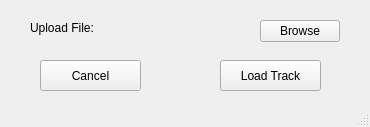
<?xml version="1.0" encoding="UTF-8"?>
<ui version="4.0">
 <class>UploadTrack</class>
 <widget class="QMainWindow" name="UploadTrack">
  <property name="geometry">
   <rect>
    <x>0</x>
    <y>0</y>
    <width>370</width>
    <height>127</height>
   </rect>
  </property>
  <property name="windowTitle">
   <string>MainWindow</string>
  </property>
  <widget class="QWidget" name="centralwidget">
   <widget class="QPushButton" name="loadTrack">
    <property name="geometry">
     <rect>
      <x>220</x>
      <y>60</y>
      <width>101</width>
      <height>31</height>
     </rect>
    </property>
    <property name="text">
     <string>Load Track</string>
    </property>
   </widget>
   <widget class="QPushButton" name="pushButton">
    <property name="geometry">
     <rect>
      <x>40</x>
      <y>60</y>
      <width>101</width>
      <height>31</height>
     </rect>
    </property>
    <property name="text">
     <string>Cancel</string>
    </property>
   </widget>
   <widget class="QLabel" name="label">
    <property name="geometry">
     <rect>
      <x>30</x>
      <y>20</y>
      <width>101</width>
      <height>16</height>
     </rect>
    </property>
    <property name="text">
     <string>Upload File:</string>
    </property>
   </widget>
   <widget class="QPushButton" name="browseButton">
    <property name="geometry">
     <rect>
      <x>260</x>
      <y>20</y>
      <width>80</width>
      <height>22</height>
     </rect>
    </property>
    <property name="text">
     <string>Browse</string>
    </property>
   </widget>
   <widget class="QLabel" name="file_label">
    <property name="geometry">
     <rect>
      <x>120</x>
      <y>20</y>
      <width>131</width>
      <height>20</height>
     </rect>
    </property>
    <property name="text">
     <string/>
    </property>
   </widget>
  </widget>
  <widget class="QMenuBar" name="menubar">
   <property name="geometry">
    <rect>
     <x>0</x>
     <y>0</y>
     <width>370</width>
     <height>25</height>
    </rect>
   </property>
  </widget>
  <widget class="QStatusBar" name="statusbar"/>
 </widget>
 <resources/>
 <connections/>
</ui>
